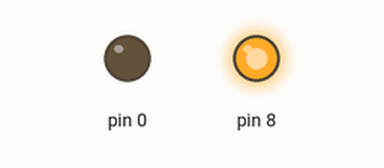
This sketch was run on a simulated Arduino Uno, built with avr-gcc and run on an emulated ATmega328P. On the bench: output pins drawn as LEDs (lit = HIGH).

Above: at 0.1 s.
Timing chart, 0 to 1.6 s (numbered marks = the images above):
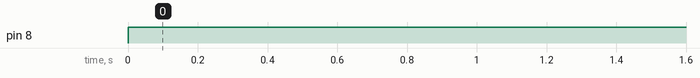

Measured:
- by itself, pin 8: LOW → HIGH at 0.00 s

The sketch:

project_mini_code.ino
```cpp
void setup()
{
  pinMode(8,OUTPUT);
  pinMode(0,OUTPUT);

}

void loop()
{
  if(digitalRead(0)==LOW)
  {
    digitalWrite(8,HIGH);
    delay(1000);
  }
  else
  {
    digitalWrite(8,LOW);
    delay(1000);
  }

}
```
